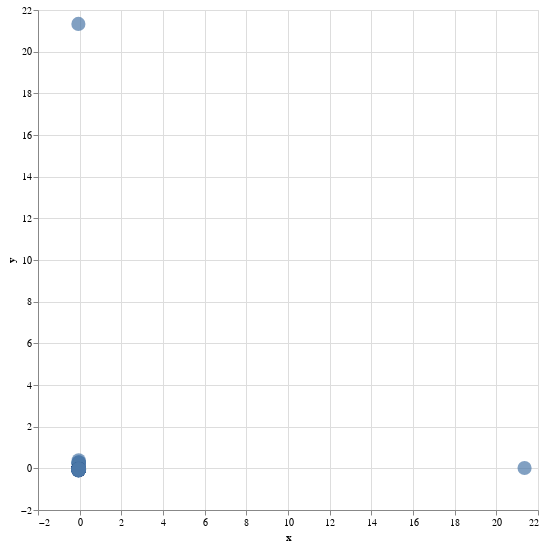

Notebook code cell kept with this figure:
### Code cell
alt.Chart(data[:]).mark_circle(size=200).encode(
    x="x", y="y",# color='Category',
    tooltip=['theme']
    ).interactive().properties(
    width=500,
    height=500
)

### Figure 1 — Vega-Lite specification as saved in the notebook (floating-point values rounded to 4 significant figures; data arrays with more than 128 entries replaced by an {"elided": "..."} marker saying what was removed)
{"config": {"view": {"continuousWidth": 300, "continuousHeight": 300}}, "data": {"name": "data-9c8488915313a89f460dd454dcc3b5f0"}, "mark": {"type": "circle", "size": 200}, "encoding": {"tooltip": [{"field": "theme", "type": "nominal"}], "x": {"field": "x", "type": "quantitative"}, "y": {"field": "y", "type": "quantitative"}}, "height": 500, "params": [{"name": "param_1", "select": {"type": "interval", "encodings": ["x", "y"]}, "bind": "scales"}], "width": 500, "$schema": "https://vega.github.io/schema/vega-lite/v5.20.1.json", "datasets": {"data-9c8488915313a89f460dd454dcc3b5f0": {"elided": "458 records"}}}
